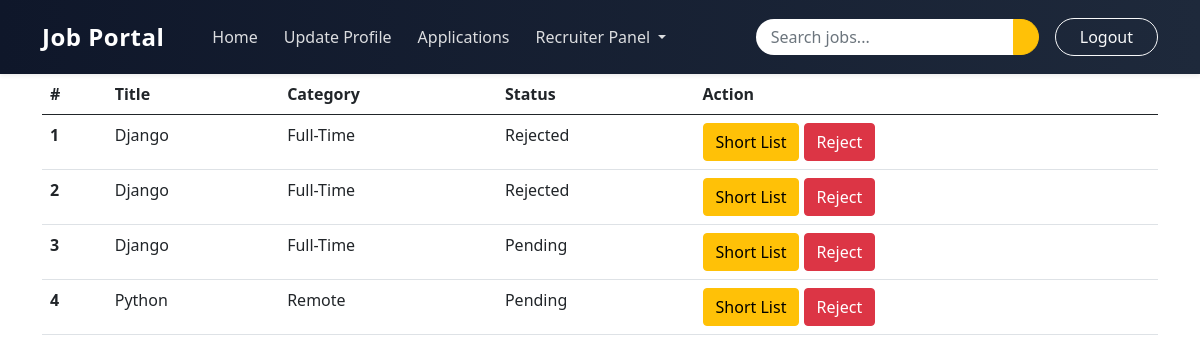
Page /applicantList/ (signed in) on the committed database.
### JobApp/models.py (models this page shows, shortened)
class ApplyModel(models.Model):
    STATUS=[
        ("Pending","Pending"),
        ("ShortListed","ShortListed"),
        ("Rejected","Rejected"),
        ("Hired","Hired"),
    ]
    applicant = models.ForeignKey(JobSeekerProfileModel, on_delete=models.CASCADE)
    job = models.ForeignKey(JobPostModel,on_delete=models.CASCADE)
    status = models.CharField(choices=STATUS, max_length=50,default='Pending')

class JobPostModel(models.Model):
    CATEGORY=[
        ("Full-Time","Full-Time"),
        ("Part-Time","Part-Time"),
        ("Remote","Remote"),
        ("Hybrid","Hybrid"),
    ]
    user = models.ForeignKey(RecruiterProfileModel, on_delete=models.CASCADE)
    title = models.CharField(null=True, max_length=50)
    opening = models.CharField(null=True, max_length=50)
    description = models.TextField(null=True)
    category = models.CharField(choices=CATEGORY, max_length=50,null=True)
    skill_set = models.ManyToManyField(SkillModel,blank=True)

### JobApp/views.py (the view)
# urls.py: path('applicantList/',applicantList,name='applicantList'),
@login_required
def applicantList(request):
    try:
        recruiter = RecruiterProfileModel.objects.get(user = request.user)
    except RecruiterProfileModel.DoesNotExist:
        recruiter = RecruiterProfileModel.objects.create(user = request.user)
    if recruiter:
        Apply = ApplyModel.objects.filter(job__user = recruiter)
    context = {
        'Apply':Apply
    }
    return render(request,'pages/list.html',context)

### JobApp/templates/pages/list.html
{% extends 'base/base.html' %}
{% block body %}
<table class="table">
  <thead>
    <tr>
      <th scope="col">#</th>
      <th scope="col">Title</th>
      <th scope="col">Category</th>
      <th scope="col">Status</th>
      <th scope="col">Action</th>
    </tr>
  </thead>
  <tbody>
    {% for i in Apply %}
    <tr>
      <th scope="row">{{forloop.counter}}</th>
      <td>{{i.job.title}}</td>
      <td>{{i.job.category}}</td>
      <td>{{i.status}}</td>
        {% if request.user.user_type == "Recruiter" %}
      <td>
        <a class="btn btn-warning" href="{% url 'shortListPage' i.id  %}">Short List</a>
        <a class="btn btn-danger" href="{% url 'rejectPage' i.id  %}">Reject</a>
      </td>
 {% endif %}
    </tr>
 {% endfor %}
  </tbody>
</table>
{% endblock body %}

### rows in the picture
ApplyModel: job "Django", job.category "Full-Time", status "Rejected"
ApplyModel: job "Django", job.category "Full-Time", status "Rejected"
ApplyModel: job "Django", job.category "Full-Time", status "Pending"
ApplyModel: job "Python", job.category "Remote", status "Pending"
